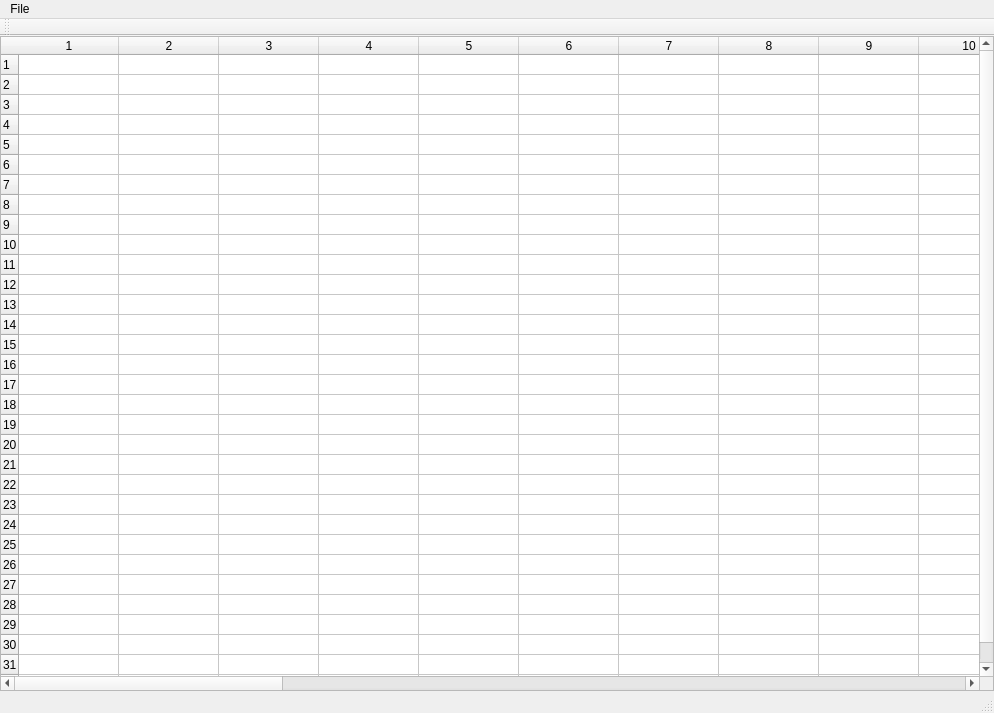
<?xml version="1.0" encoding="UTF-8"?>
<ui version="4.0">
 <class>MainWindow</class>
 <widget class="QMainWindow" name="MainWindow">
  <property name="geometry">
   <rect>
    <x>0</x>
    <y>0</y>
    <width>994</width>
    <height>713</height>
   </rect>
  </property>
  <property name="windowTitle">
   <string>MainWindow</string>
  </property>
  <widget class="QWidget" name="centralWidget">
   <layout class="QVBoxLayout" name="verticalLayout">
    <property name="margin">
     <number>0</number>
    </property>
    <item>
     <widget class="QTableWidget" name="tableWidget">
      <property name="rowCount">
       <number>32</number>
      </property>
      <property name="columnCount">
       <number>32</number>
      </property>
      <attribute name="verticalHeaderDefaultSectionSize">
       <number>20</number>
      </attribute>
      <row/>
      <row/>
      <row/>
      <row/>
      <row/>
      <row/>
      <row/>
      <row/>
      <row/>
      <row/>
      <row/>
      <row/>
      <row/>
      <row/>
      <row/>
      <row/>
      <row/>
      <row/>
      <row/>
      <row/>
      <row/>
      <row/>
      <row/>
      <row/>
      <row/>
      <row/>
      <row/>
      <row/>
      <row/>
      <row/>
      <row/>
      <row/>
      <column/>
      <column/>
      <column/>
      <column/>
      <column/>
      <column/>
      <column/>
      <column/>
      <column/>
      <column/>
      <column/>
      <column/>
      <column/>
      <column/>
      <column/>
      <column/>
      <column/>
      <column/>
      <column/>
      <column/>
      <column/>
      <column/>
      <column/>
      <column/>
      <column/>
      <column/>
      <column/>
      <column/>
      <column/>
      <column/>
      <column/>
      <column/>
     </widget>
    </item>
   </layout>
  </widget>
  <widget class="QMenuBar" name="menuBar">
   <property name="geometry">
    <rect>
     <x>0</x>
     <y>0</y>
     <width>994</width>
     <height>21</height>
    </rect>
   </property>
   <widget class="QMenu" name="menuFile">
    <property name="title">
     <string>File</string>
    </property>
    <addaction name="actionNew"/>
    <addaction name="actionOpen"/>
    <addaction name="actionSave"/>
   </widget>
   <addaction name="menuFile"/>
  </widget>
  <widget class="QToolBar" name="mainToolBar">
   <attribute name="toolBarArea">
    <enum>TopToolBarArea</enum>
   </attribute>
   <attribute name="toolBarBreak">
    <bool>false</bool>
   </attribute>
  </widget>
  <widget class="QStatusBar" name="statusBar"/>
  <action name="actionNew">
   <property name="text">
    <string>New</string>
   </property>
  </action>
  <action name="actionOpen">
   <property name="text">
    <string>Open</string>
   </property>
  </action>
  <action name="actionSave">
   <property name="text">
    <string>Save</string>
   </property>
  </action>
 </widget>
 <layoutdefault spacing="6" margin="11"/>
 <resources/>
 <connections/>
</ui>
